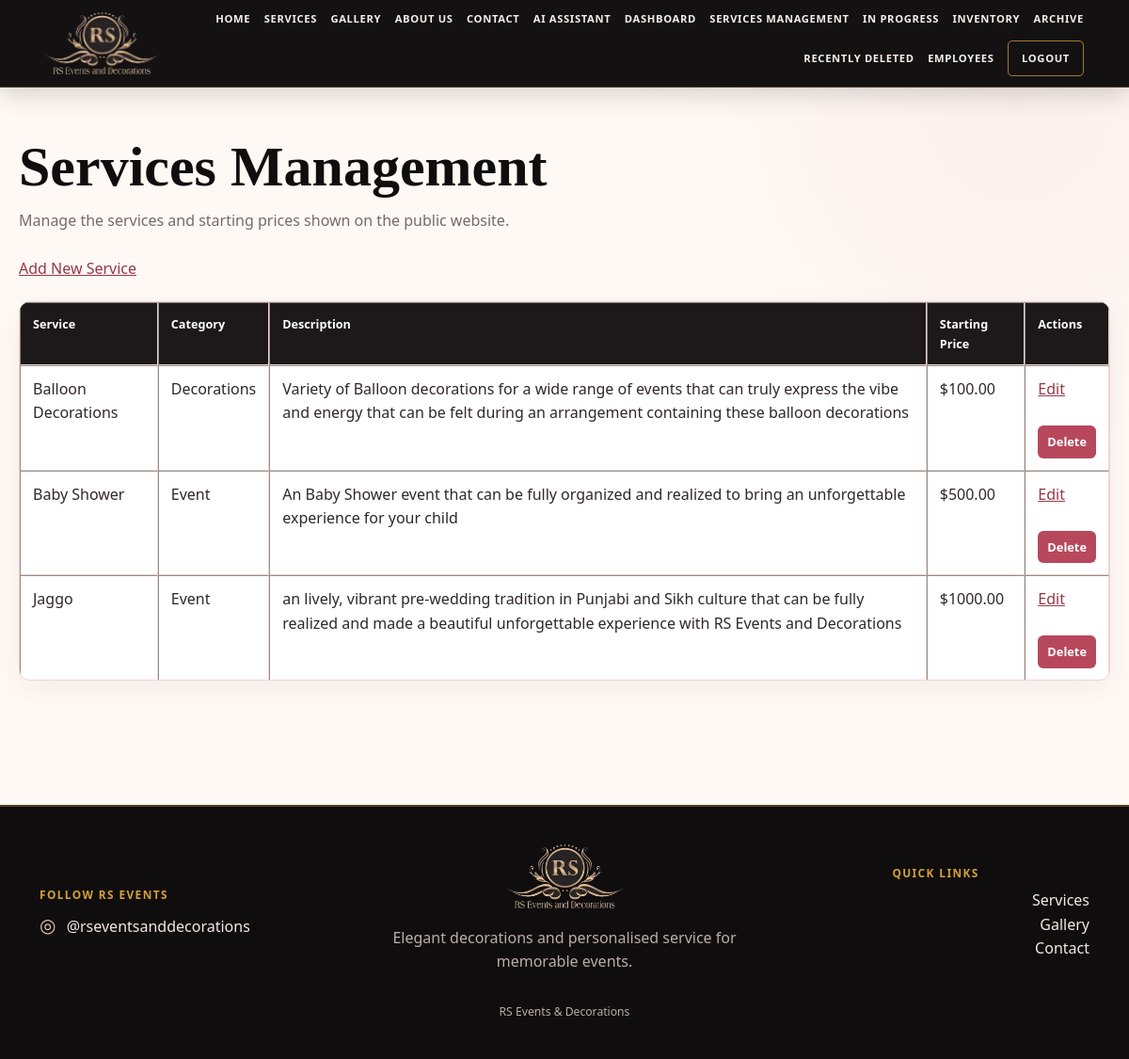
Screenshot of /manage-services (signed in) with the database file from the repository.
### tables this page shows
CREATE TABLE Services (

    ServiceID INTEGER PRIMARY KEY AUTOINCREMENT,

    ServiceName TEXT NOT NULL,

    Category TEXT NOT NULL,

    Description TEXT NOT NULL,

    StartingPrice REAL NOT NULL

);

### app.py (the view)
@app.route("/manage-services")
@login_required
def manage_services():
    return render_template(
        "manage_services.html",
        services=get_all_services(),
        role=session.get("role")
    )

### app.py (called while the page is built)
def login_required(route_function):
    @wraps(route_function)
    def protected_route(*args, **kwargs):
        if session.get("logged_in") is not True:
            return redirect(url_for("login"))
        return route_function(*args, **kwargs)
    return protected_route

### database.py (called while the page is built)
def get_connection():
    connection = sqlite3.connect(DATABASE)
    connection.row_factory = sqlite3.Row
    connection.execute(
        "PRAGMA foreign_keys = ON"
    )
    return connection

def get_all_services():
    connection = get_connection()
    cursor = connection.cursor()
    cursor.execute("""
        SELECT ServiceID, ServiceName, Category, Description, StartingPrice
        FROM Services
        ORDER BY Category, ServiceName
    """)
    services = cursor.fetchall()
    connection.close()
    return [dict(service) for service in services]

### templates/manage_services.html (shortened to what this page needs)
{% extends "base.html" %}
{% block content %}
<h1>Services Management</h1>
<p>
    Manage the services and starting prices shown on the public website.
</p>
{% if role == "admin" %}
<p>
    <a href="{{ url_for('add_service_page') }}">
        Add New Service
    </a>
</p>
{% else %}
<p>
    Employees have view-only access.
</p>
{% endif %}
{% if services %}
<table border="1" cellpadding="10">
    <thead>
        <tr>
            <th>Service</th>
            <th>Category</th>
            <th>Description</th>
            <th>Starting Price</th>
            {% if role == "admin" %}
                <th>Actions</th>
            {% endif %}
        </tr>
    </thead>
    <tbody>
        {% for service in services %}
        <tr>
            <td>
                {{ service.ServiceName }}
            </td>
            <td>
                {{ service.Category }}
            </td>
            <td>
                {{ service.Description }}
            </td>
            <td>
                ${{ "%.2f"|format(service.StartingPrice) }}
            </td>
            {% if role == "admin" %}
            <td>
                <a href="{{ url_for(
                    'edit_service_page',
                    service_id=service.ServiceID
                ) }}">
                    Edit
                </a>
                <br><br>
                <form
                    method="POST"
                    action="{{ url_for(
                        'delete_service_page',
                        service_id=service.ServiceID
                    ) }}"
                    onsubmit="return confirm(
                        'Permanently delete this service?'
                    );"
                >
                    <button type="submit">
                        Delete
                    </button>
                </form>
            </td>
            {% endif %}
        </tr>
        {% endfor %}
    </tbody>
</table>
{% else %}
<p>
    No services have been added yet.
</p>
{% endif %}
{% endblock %}

### static/css/style.css (style rules this page uses)
:root { --black: #100d0e; --black-soft: #1d1819; --wine: #8b1e3f; --rose: #b7485c; --rose-dark: #96384b; --blush: #ebc7c7; --pink: #f7eae8; --cream: #fff9f5; --cream-deep: #f3e5dc; --gold: #d4a137; --gold-light: #ead39a; --text: #302729; --muted: #77696b; --border: #ead8d2; --white: #ffffff; --shadow: 0 18px 45px rgba(60, 35, 38, 0.10); --radius: 16px; }
* { box-sizing: border-box; }
html { scroll-behavior: smooth; }
body { margin: 0; color: var(--text); background: radial-gradient(circle at 90% 10%, rgba(235, 199, 199, .18), transparent 25rem), var(--cream); font-family: "Segoe UI", Arial, sans-serif; line-height: 1.6; }
a { color: var(--rose-dark); }
h1, h2, h3 { color: var(--black); font-family: Georgia, "Times New Roman", serif; line-height: 1.15; }
h1 { font-size: clamp(2.3rem, 5vw, 4.4rem); }
p { color: var(--muted); }
.site-main > :not(.home-hero):not(.services-heading):not(.page-heading) { width: min(1180px, calc(100% - 40px)); margin-left: auto; margin-right: auto; }
.site-main > h1:first-child { width: min(1180px, calc(100% - 40px)); margin: 50px auto 10px; }
.site-main > h1:first-child + p { width: min(1180px, calc(100% - 40px)); margin: 0 auto 25px; }
.button, button, input[type="submit"] { min-height: 43px; padding: 10px 19px; border: 0; border-radius: 6px; background: var(--rose); color: white; font: inherit; font-weight: 700; text-decoration: none; cursor: pointer; transition: .18s ease; }
form { max-width: 900px; margin-top: 20px; margin-bottom: 35px; padding: 27px; border: 1px solid var(--border); border-radius: var(--radius); background: white; box-shadow: 0 10px 28px rgba(60,35,38,.06); }
table { width: min(1180px, 100%); margin: 22px 0 42px; border-collapse: separate; border-spacing: 0; overflow: hidden; border: 1px solid var(--border); border-radius: 11px; background: white; box-shadow: 0 10px 28px rgba(60,35,38,.06); }
th, td { padding: 12px 13px; vertical-align: top; text-align: left; border-bottom: 1px solid var(--border); }
th { color: white; background: var(--black-soft); font-size: .79rem; }
tr:last-child td { border-bottom: 0; }
td form { margin: 0; padding: 0; border: 0; border-radius: 0; background: transparent; box-shadow: none; }
td button { min-height: 33px; padding: 7px 10px; font-size: .80rem; }

### rows the page displays
Services: ServiceName "Balloon Decorations", Category "Decorations", Description "Variety of Balloon decorations for a wide range of events that can truly express the vibe and energy that can be felt during an arrangement containing these balloon decorations", StartingPrice "100.00"
Services: ServiceName "Baby Shower", Category "Event", Description "An Baby Shower event that can be fully organized and realized to bring an unforgettable experience for your child", StartingPrice "500.00"
Services: ServiceName "Jaggo", Category "Event", Description "an lively, vibrant pre-wedding tradition in Punjabi and Sikh culture that can be fully realized and made a beautiful unforgettable experience with RS Events and Decorations", StartingPrice "1000.00"
